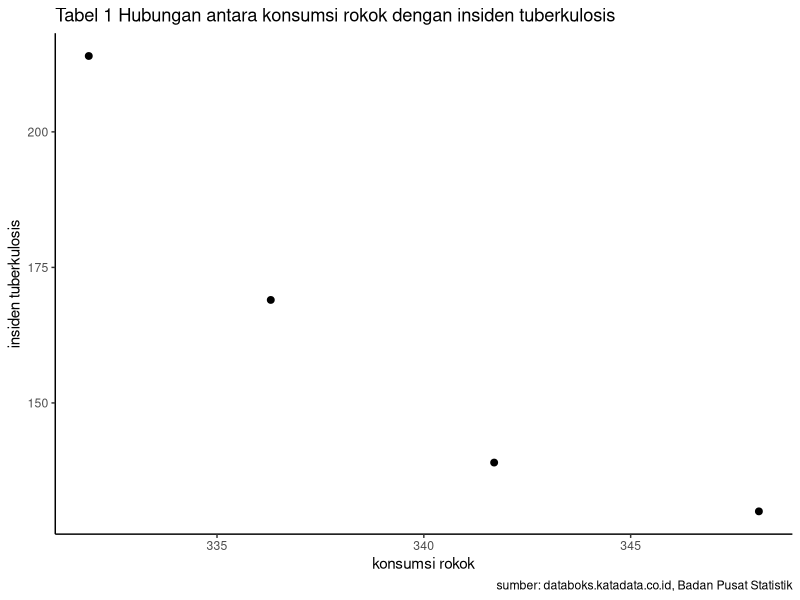

Write R code to recreate this figure.
## ---- chunk 1
#| warning: false
#| echo: true
library(tidyverse)
library(readxl)
library("ggplot2")
library("dplyr")
## ---- chunk 2
library("readxl")
dat<-read_excel("Konsumsi rokok dan tbc 2015-2018.xlsx")
head(dat)
## ---- chunk 3
library("ggplot2")
library("dplyr")
ggplot(data=dat,aes(x=x,y=y))+
  geom_point(color="black",size=2)+
  labs(title="Tabel 1 Hubungan antara konsumsi rokok dengan insiden tuberkulosis",
       x="konsumsi rokok",
       y="insiden tuberkulosis",
       caption="sumber: databoks.katadata.co.id, Badan Pusat Statistik")+
  theme_classic()
## ---- chunk 4
library("readxl")
dat<-read_excel("Konsumsi rokok dan tbc 2015-2018.xlsx")
head(dat)
## ---- chunk 5
reg1<-lm(y~x,data=dat)
summary(reg1)
